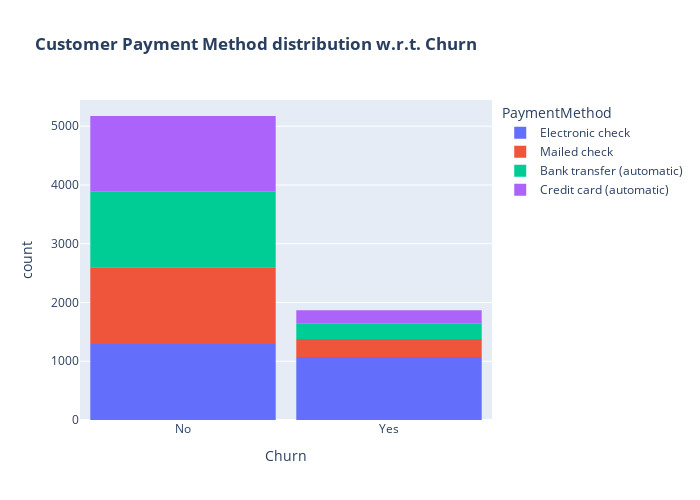

The code cell stored with this chart in its notebook:
### Code cell
fig = px.histogram(customer_churn, x="Churn", color="PaymentMethod", title="<b>Customer Payment Method distribution w.r.t. Churn</b>")
fig.update_layout(width=700, height=500, bargap=0.1)
fig.show()

### Figure 1 — Plotly figure (JSON) as saved in the notebook; plotly's stock layout.template omitted (floating-point values rounded to 4 significant figures; data arrays with more than 128 entries replaced by an {"elided": "..."} marker saying what was removed)
{"data": [{"alignmentgroup": "True", "bingroup": "x", "hovertemplate": "PaymentMethod=Electronic check<br>Churn=%{x}<br>count=%{y}<extra></extra>", "legendgroup": "Electronic check", "marker": {"color": "#636efa", "pattern": {"shape": ""}}, "name": "Electronic check", "offsetgroup": "Electronic check", "orientation": "v", "showlegend": true, "type": "histogram", "x": {"elided": "2365 str values"}, "xaxis": "x", "yaxis": "y"}, {"alignmentgroup": "True", "bingroup": "x", "hovertemplate": "PaymentMethod=Mailed check<br>Churn=%{x}<br>count=%{y}<extra></extra>", "legendgroup": "Mailed check", "marker": {"color": "#EF553B", "pattern": {"shape": ""}}, "name": "Mailed check", "offsetgroup": "Mailed check", "orientation": "v", "showlegend": true, "type": "histogram", "x": {"elided": "1612 str values"}, "xaxis": "x", "yaxis": "y"}, {"alignmentgroup": "True", "bingroup": "x", "hovertemplate": "PaymentMethod=Bank transfer (automatic)<br>Churn=%{x}<br>count=%{y}<extra></extra>", "legendgroup": "Bank transfer (automatic)", "marker": {"color": "#00cc96", "pattern": {"shape": ""}}, "name": "Bank transfer (automatic)", "offsetgroup": "Bank transfer (automatic)", "orientation": "v", "showlegend": true, "type": "histogram", "x": {"elided": "1544 str values"}, "xaxis": "x", "yaxis": "y"}, {"alignmentgroup": "True", "bingroup": "x", "hovertemplate": "PaymentMethod=Credit card (automatic)<br>Churn=%{x}<br>count=%{y}<extra></extra>", "legendgroup": "Credit card (automatic)", "marker": {"color": "#ab63fa", "pattern": {"shape": ""}}, "name": "Credit card (automatic)", "offsetgroup": "Credit card (automatic)", "orientation": "v", "showlegend": true, "type": "histogram", "x": {"elided": "1522 str values"}, "xaxis": "x", "yaxis": "y"}], "layout": {"bargap": 0.1, "barmode": "relative", "height": 500, "legend": {"title": {"text": "PaymentMethod"}, "tracegroupgap": 0}, "title": {"text": "<b>Customer Payment Method distribution w.r.t. Churn</b>"}, "width": 700, "xaxis": {"anchor": "y", "domain": [0, 1], "title": {"text": "Churn"}}, "yaxis": {"anchor": "x", "domain": [0, 1], "title": {"text": "count"}}}}
